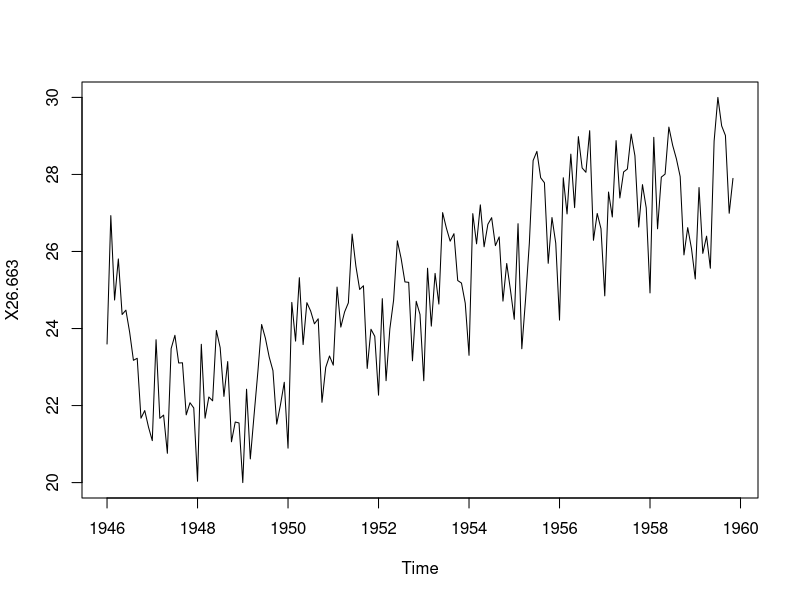
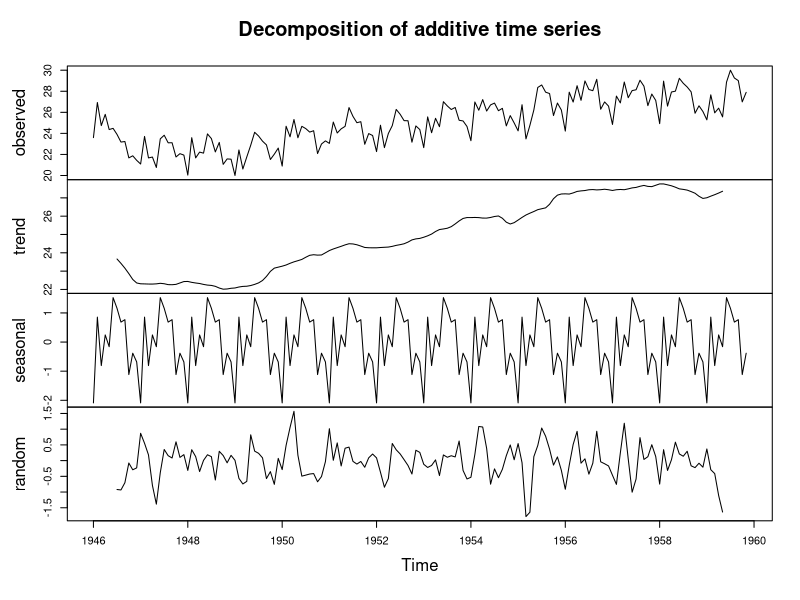
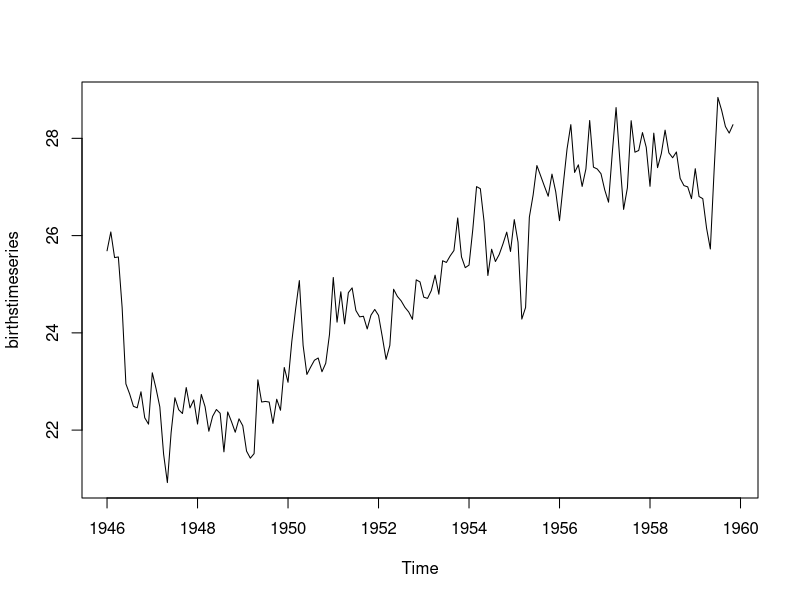

Recreate these plots in R, in order.
# 1. 根据需要设置工作空间，读取数据“air_data.csv”。
setwd("C:\\Users\\Jayce\\Documents\\RStudioWorkspace\\dsj11")
getwd()
births<-read.csv("./nybirths.dat")
##创建时间序列对象，单位时间内观测值的频数为12，从1946 年的1 月份开始。
birthstimeseries <- ts(births, frequency=12, start=c(1946,1))
plot(birthstimeseries)#画出生成的时间序列数据的折线图，得到时间序列曲线
#进行时间序列的波动趋势分解。

birthstimeseriescomponents<-decompose(birthstimeseries) 
birthstimeseriescomponents$seasonal
#对生成时间序列数据的趋势的、季节性和不规则部分可视化。
plot(birthstimeseriescomponents) 

birthstimeseriescomponents <- decompose(birthstimeseries)
birthstimeseriesseasonallyadjusted <- birthstimeseries - birthstimeseriescomponents$seasonal
#去除原始时间序列中的季节性
plot(birthstimeseriesseasonallyadjusted) #可视化季节修正后的数据

